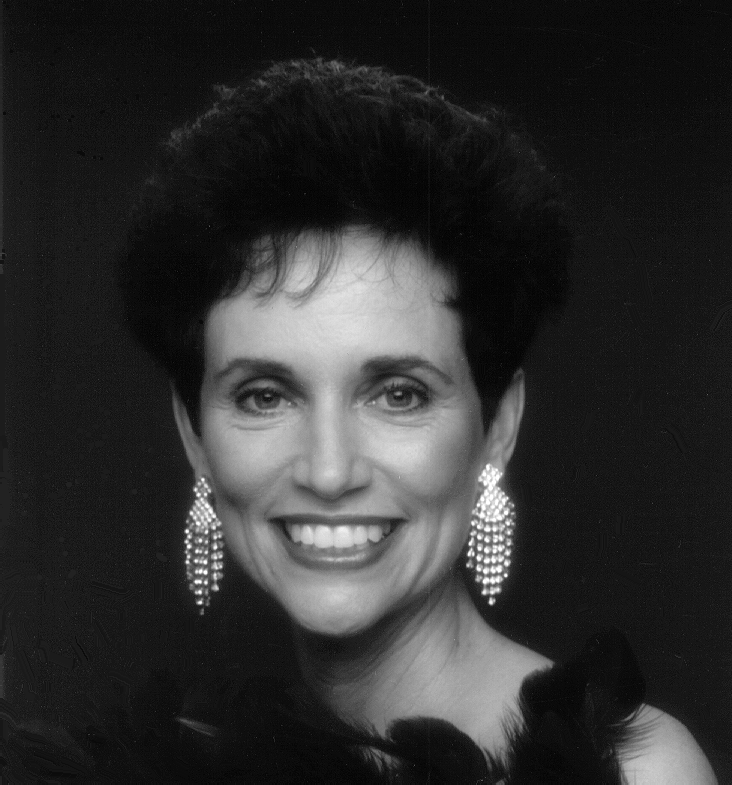
%> input picture filtering_in_frequency_domain/5_smothing_filter/Fig0450(a)(woman_original).tif, 732 x 785 px
$ octave Gaussian_low_pass_frequency_domain_filter.m   (GNU Octave 9; MATLAB toolbox functions it lacks are replaced by stand-ins)
%> lines starting %> are read from the running program, lines starting %| are printed output that depends on the picture
% Gaussian filter smothing effect
f=imread('Fig0450(a)(woman_original).tif');
%> f is the input picture: size 785x732 uint8; min 0, max 255, mean 46.4

[q,w]=size(f);
%> q = 785; w = 732

%padded image size
M=2*q;
%> M = 1570
N=2*w;
%> N = 1464


%%%%%%% Meshgrid%%%%%%%%
u=0:1:M-1;
%> u = 1570 values from 0 to 1569
idx=find(u>M/2);
%> idx = 784 values from 787 to 1570
v=0:1:N-1;
%> v = 1464 values from 0 to 1463
idy=find(v>N/2);
%> idy = 731 values from 734 to 1464

u(idx)=u(idx)-M;
v(idy)=v(idy)-N;

[V,U]=meshgrid(v,u);

D=hypot(U,V);

%%%%%% Low-Pass Filter%%%%%%
D0=80;
H=exp(-(D.^2)./(2*(D0^2)));
F=fft2(f,M,N);
G=H.*F;

g=ifft2(G);
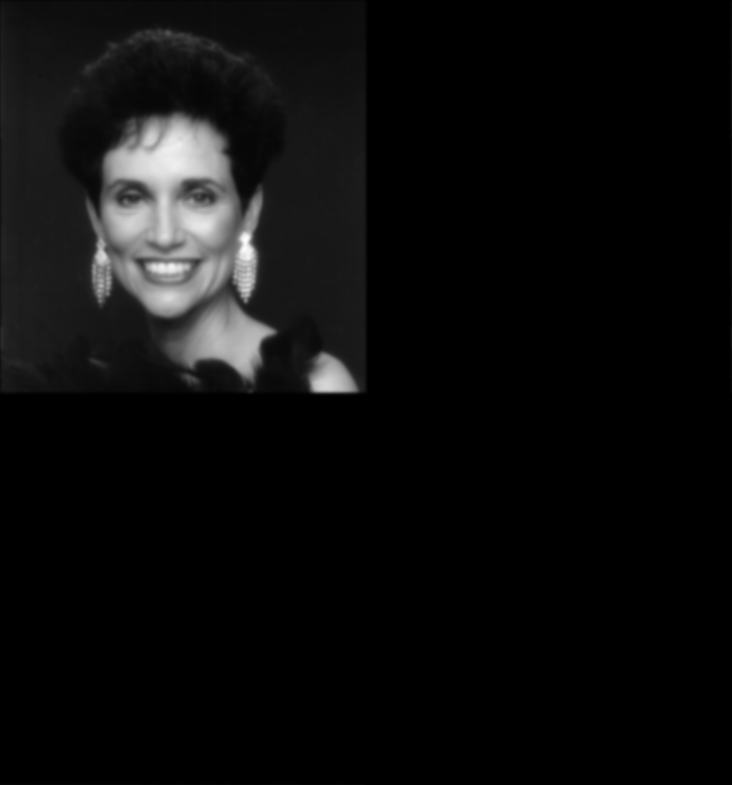
%> g: size 1570x1464 double (shown at 1/2 size); min -6.65e-14, max 234.2, mean 11.6; drawn with min black and max white
g=g(1:q,1:w);
%> g: size 785x732 double
imshowpair(f,g,'montage')
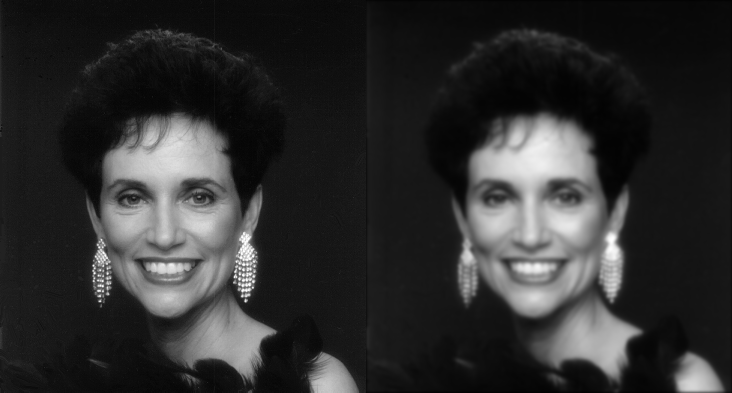
%> displayed picture: size 785x1464, on the screen's scale of 0 to 255 (shown at 1/2 size); min 0, max 255, mean 46.6
